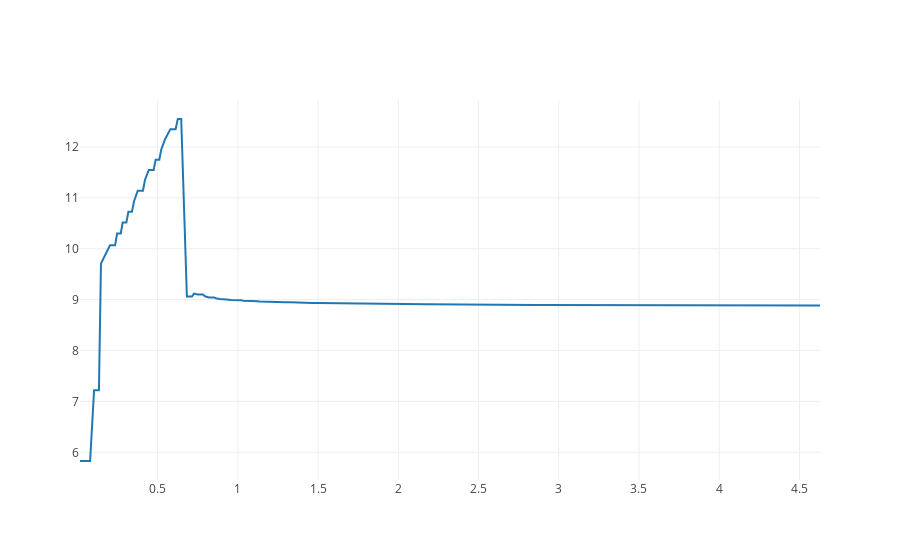

The notebook cell this image was saved under:
### Markdown cell above
# Plot Data

### Code cell
import plotly as py
from plotly.graph_objs import Scatter, Layout
from plotly.offline import download_plotlyjs, init_notebook_mode, plot, iplot
init_notebook_mode(connected=True)
import plotly.graph_objs as go
trace = go.Scatter(x=Time, y=Field_data, name='Original data')
iplot([trace], filename='test')

### Figure 1 — Plotly figure (JSON) as saved in the notebook; plotly's stock layout.template omitted (floating-point values rounded to 4 significant figures; data arrays with more than 128 entries replaced by an {"elided": "..."} marker saying what was removed)
{"data": [{"name": "Original data", "type": "scatter", "x": {"elided": "200 float values"}, "y": {"elided": "200 str values"}}], "layout": {}}
